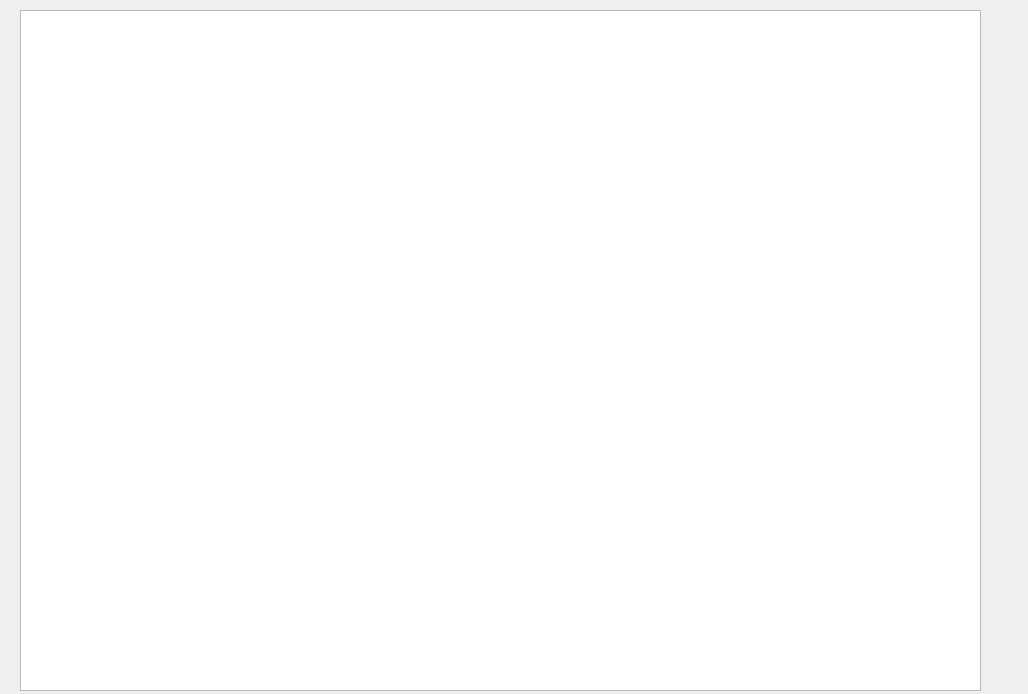
<?xml version="1.0" encoding="UTF-8"?>
<ui version="4.0">
 <class>Connect</class>
 <widget class="QDialog" name="Connect">
  <property name="geometry">
   <rect>
    <x>0</x>
    <y>0</y>
    <width>1028</width>
    <height>694</height>
   </rect>
  </property>
  <property name="windowTitle">
   <string>Dialog</string>
  </property>
  <widget class="QTextBrowser" name="textBrowser">
   <property name="geometry">
    <rect>
     <x>20</x>
     <y>10</y>
     <width>961</width>
     <height>681</height>
    </rect>
   </property>
  </widget>
 </widget>
 <resources/>
 <connections/>
</ui>
